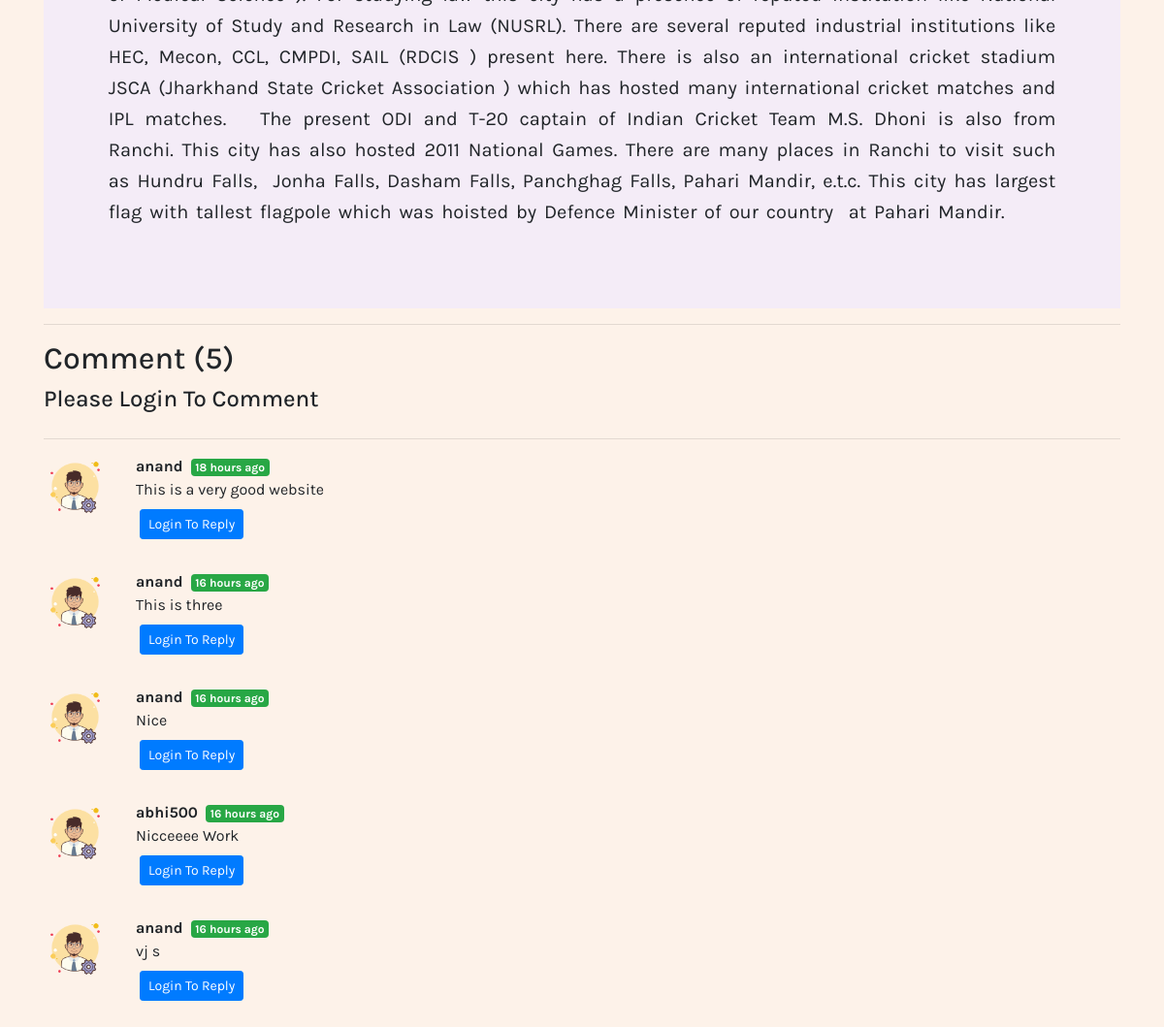
/blog/first-post (lower part), run on an earlier commit of the app's database.
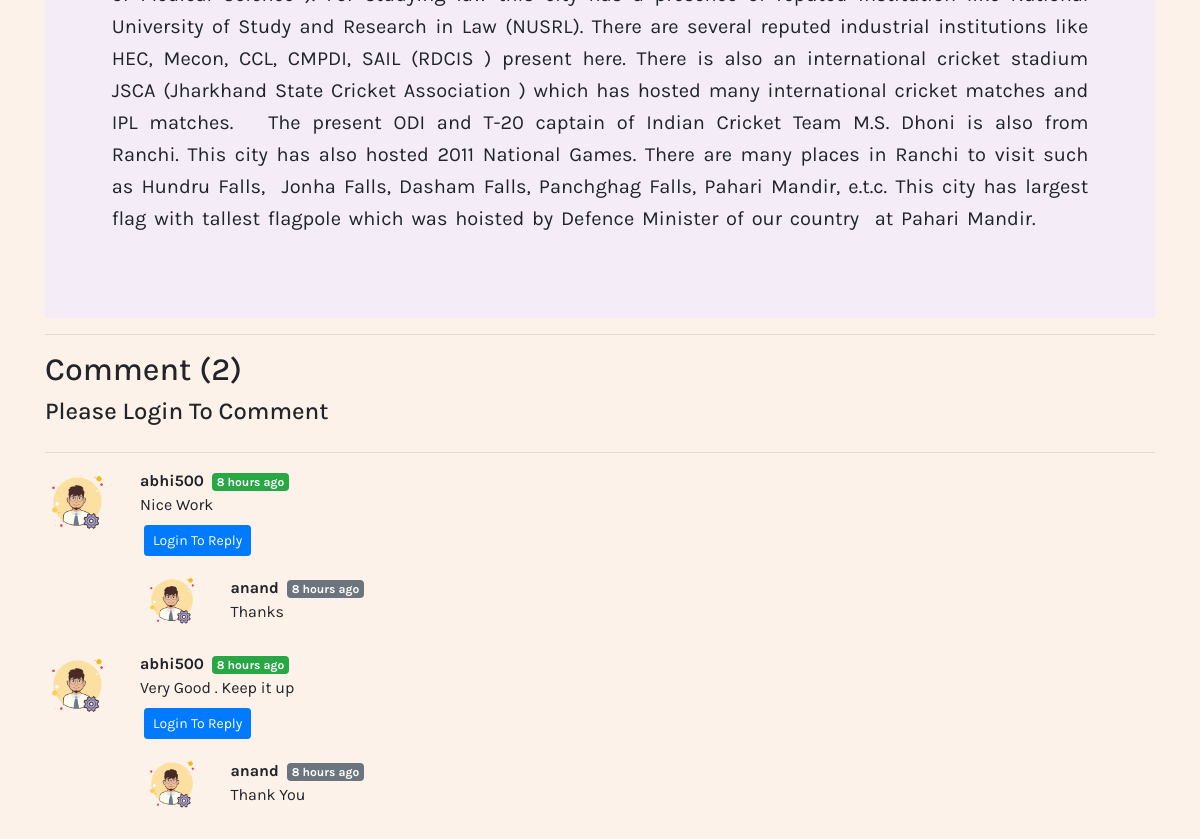
And on a later commit of the database.
### mysite/models.py (models this page shows)
class BlogComment(models.Model):
    sno = models.AutoField(primary_key = True)
    comment = models.TextField()
    user = models.ForeignKey(User, on_delete=models.CASCADE)
    post = models.ForeignKey(Post, on_delete=models.CASCADE)
    parent = models.ForeignKey('self', on_delete=models.CASCADE, null=True)
    timestamp = models.DateTimeField(default=now)
    def __str__(self):
        return self.comment[0:13] + " by "+ self.user.username

### mysite/views.py (the view)
# urls.py: path('<str:slug>',views.blogPost,name='blogPost')
def blogPost(request , slug):
    post = Post.objects.filter(slug=slug).first()
    comments = BlogComment.objects.filter(post=post, parent=None)
    replies = BlogComment.objects.filter(post=post).exclude(parent=None)
    repDict={}
    for reply in replies:
        if reply.parent.sno not in repDict.keys():
            repDict[reply.parent.sno] = [reply]
        else:
            repDict[reply.parent.sno].append(reply)
        print(repDict)
    context = {'post':post, 'comments':comments , 'user' : request.user, 'replyDict' : repDict}
    return render(request, 'mysite/blogPost.html',context)

### mysite/templatetags/getDict.py (called while the page is built)
@register.filter(name='get_val')
def get_val(dict, key):
    return dict.get(key)

### templates/mysite/blogPost.html (shortened to what this page needs)
{% extends 'base.html' %}
{% block body %}
{% load humanize %}
{% load getDict %}
<div class="container mt-5">
    <div class="blog-post">
        <br>
        <div class="aa">
            <p>{{ post.content }}</p>
        </div>
    </div>
    <hr>
</div>
<div class="container">
    <h2>Comment ({{ comments.count }})</h2>
    <div class="my-2">
        {% if user.is_authenticated %}
        <form action="/blog/postComment" method="post">
            {% csrf_token %}
            <div class="form-group">
                <label for="exampleInputEmail1">Post Comment</label>
                <input type="text" name="comment" class="form-control" id="exampleInputEmail1"
                    placeholder="Enter your Comment here" />
            </div>
            <input type="hidden" name="postSno" value="{{ post.sno }}" />
            <input type="hidden" name="parentSno" value="" />
            <button type="submit" class="btn btn-primary">Submit</button>
        </form>
        {% else %}
        <h4 style="padding-bottom: 10px">Please Login To Comment</h4>
        {% endif %}
    </div>
    <hr>
    {% for comment in comments %}
    <div class="row my-3">
        <div class="col-md-1">
            <img src="/static/img/admin.png" class="rounded mx-auto d-block w-100 " alt="Not Found">
        </div>
        <div class="col-md-11">
            <b> {{ comment.user.username }} </b> <span class="badge badge-success ml-1" style="font-size: 12px">
                {{ comment.timestamp | naturaltime }}</span>
            <div>
                {{ comment.comment }}
            </div>
            <div class="reply mx-1 my-2">
                {% if user.is_authenticated %}
                <p>
                    <a class="btn btn-sm btn-primary" data-toggle="collapse" href="#replyBox{{ comment.sno }}"
                        role="button" aria-expanded="false" aria-controls="collapseExample">
                        Reply
                    </a>
                </p>
                <div class="collapse" id="replyBox{{ comment.sno }}">
                    <div class="card card-body my-2">
                        <form action="/blog/postComment" method="post">
                            {% csrf_token %}
                            <div class="form-group">
                                <label for="comment">Post Reply</label>
                                <input type="text" name="comment" class="form-control" id="comment"
                                    placeholder="Reply here" />
                                <input type="hidden" name="parentSno" value="{{ comment.sno }}" />
                            </div>
                            <input type="hidden" name="postSno" value="{{ post.sno }}" />
                            <button type="submit" class="btn btn-primary">Submit</button>
                        </form>
                    </div>
                </div>
                {% else %}
                <p>
                    <a class="btn btn-sm btn-primary" data-toggle="collapse" href="#replyBox{{ comment.sno }}"
                        role="button" aria-expanded="false" aria-controls="collapseExample" disabled>
                        Login To Reply
                    </a>
                </p>
                {% endif %}
                <div class="replies my-2">
                    {% for reply in replyDict|get_val:comment.sno %}
                        <div class="row">
                            <div class="col-md-1">
                                <img class="rounded mx-auto d-block w-100 " src="/static/img/admin.png" alt="Image Unavailable">
                            </div>
                            <div class="col-sm-10 my-1">
                                <b> {{ reply.user.username }} </b> <span class="badge badge-secondary ml-1" style="font-size: 12px">
                                    {{ reply.timestamp | naturaltime }}</span>
                                <div>
                                    {{ reply.comment }}
                                </div>
                            </div>
                        </div>
                    {% endfor %}
                </div>
            </div>
        </div>
    </div>
    {% endfor %}
</div>
<br>
<br>
<br>
{% endblock body %}

### templates/base.html (shortened to what this page needs)
<!doctype html>
<html lang="en">
  <head>
    <link rel="stylesheet" href="https://stackpath.bootstrapcdn.com/bootstrap/4.5.0/css/bootstrap.min.css">
  </head>
  <body>
    {% block body %}
    {% endblock body %}
  </body>
</html>

What changed in the data, as far as the page shows it:
removed BlogComment: user.username "anand", timestamp "18 hours ago", comment "This is a very good website", shown under "Please Login To Comment"
removed BlogComment: user.username "anand", timestamp "16 hours ago", comment "This is three", shown under "Please Login To Comment"
removed BlogComment: user.username "anand", timestamp "16 hours ago", comment "Nice", shown under "Please Login To Comment"
removed BlogComment: user.username "abhi500", timestamp "16 hours ago", comment "Nicceeee Work", shown under "Please Login To Comment"
removed BlogComment: user.username "anand", timestamp "16 hours ago", comment "vj s", shown under "Please Login To Comment"
added BlogComment: user.username "abhi500", timestamp "8 hours ago", comment "Nice Work", shown under "Please Login To Comment"
added BlogComment: user.username "anand", timestamp "8 hours ago", comment "Thanks", shown under "abhi500"
added BlogComment: user.username "abhi500", timestamp "8 hours ago", comment "Very Good . Keep it up", shown under "Please Login To Comment"
added BlogComment: user.username "anand", timestamp "8 hours ago", comment "Thank You", shown under "abhi500"
Also different on the page:
{{ comments.count }}: "5" → "2"
